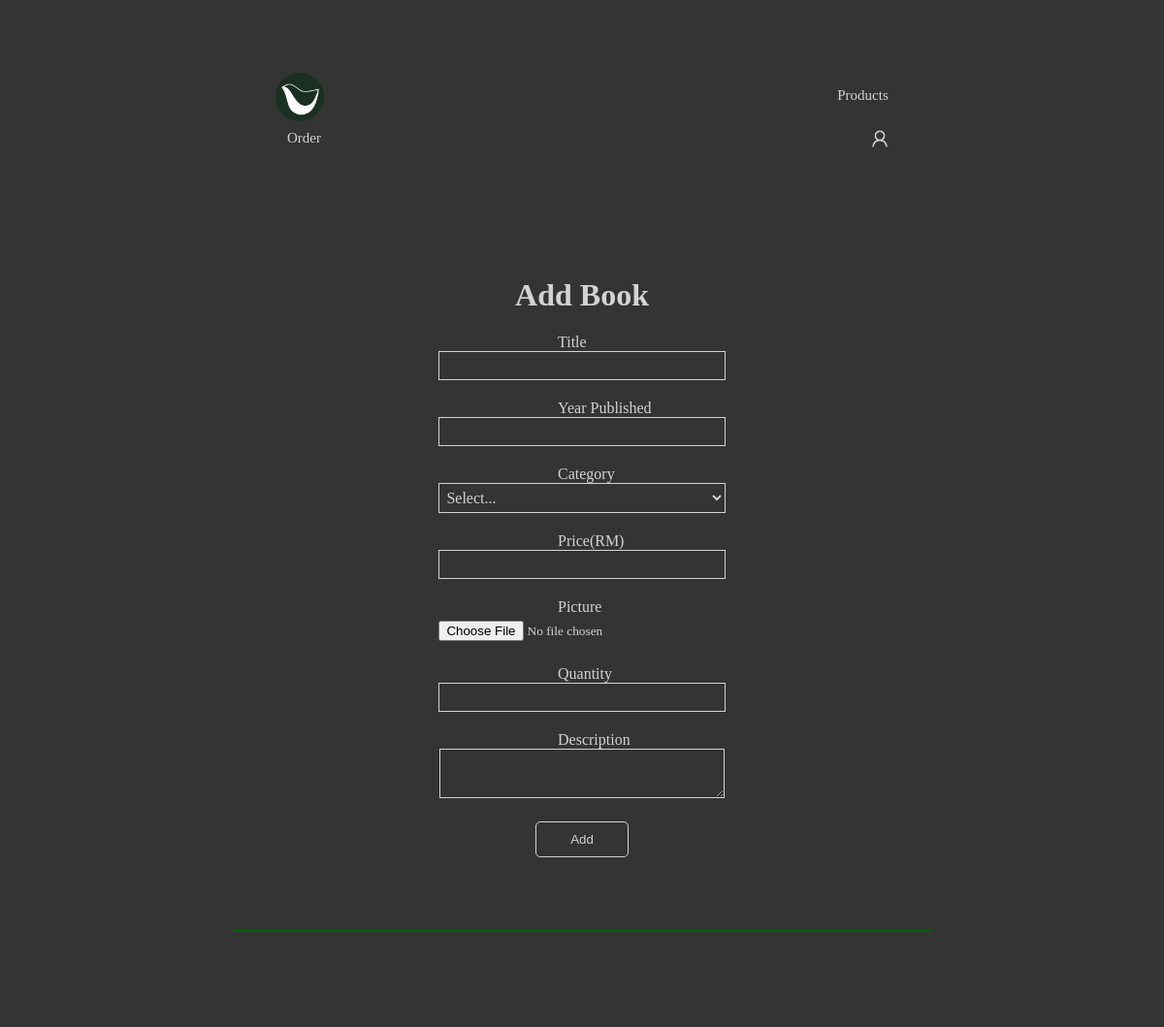
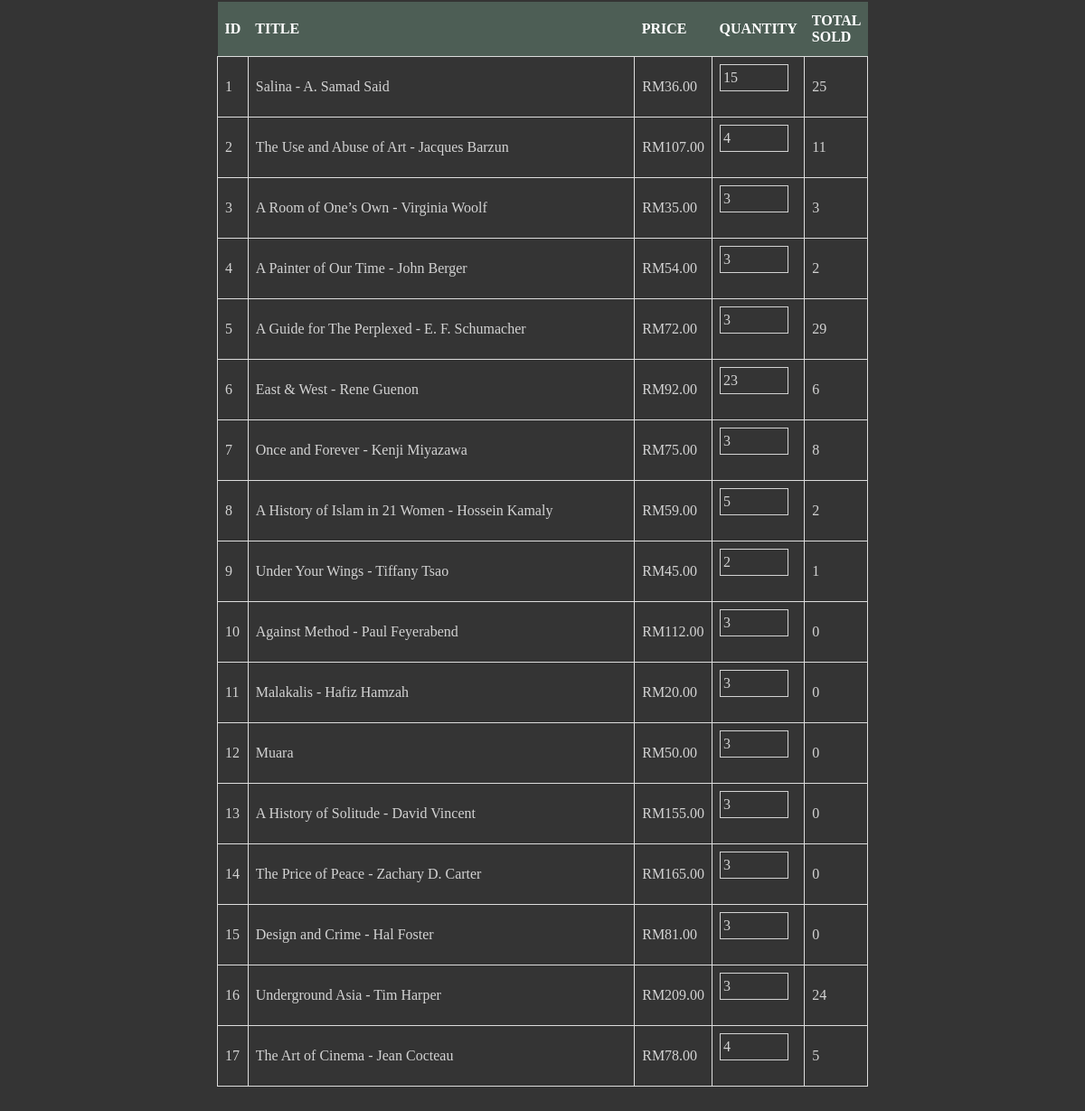
Screenshot of /manage_book.php with the database file from the repository (2 pictures, top to bottom).
### tables this page shows
CREATE TABLE `book` (
  `book_id` int(11) NOT NULL,
  `book_title` varchar(255) NOT NULL,
  `book_category` varchar(50) NOT NULL,
  `book_price` decimal(10,2) NOT NULL,
  `book_pic` varchar(100) NOT NULL,
  `book_stock` int(11) NOT NULL,
  `book_desc` longtext NOT NULL,
  `book_sold` int(11) NOT NULL,
  `book_year` int(11) NOT NULL
);

### manage_book.php (the view, shortened to what this page needs)
<?php
	include 'config.php';
?>
<!DOCTYPE html>
<html>
<head>
</head>
<body>
	<?php include 'navbarAdmin.php'; ?>
	<div class="container2">
		<form action="manage_book.php" method="POST" id="keyin" enctype="multipart/form-data">
			<h1>Add Book</h1>
			<label>Title</label><br>
			<input type="text" name="book_title"><br>
			<label>Year Published</label><br>
			<input type="text" name="book_year"><br>
			<label>Category</label><br>
			<select name="book_category">
				<option>Select...</option>
			</select><br>
			<label>Price(RM)</label><br>
			<input type="text" name="book_price"><br>
			<label>Picture</label><br>
			<input type="file" name="file"><br>
			<label>Quantity</label><br>
			<input type="number" name="book_stock" min="1"><br>
			<label>Description</label><br>
			<textarea name="book_desc" rows="3"></textarea><br>
			<input type="submit" name="submit" value="Add">
		</form>
	</div>
	<form method="POST" action="manage_book.php">
		<div class="container">
			<?php
			$ind = 0;
				echo "<table id='book'>";
				$query = mysqli_query($link,"SELECT * FROM book");?>
					<tr>
						<th>ID</th>
						<th style="width: 100%;">TITLE</th>
						<th>PRICE</th>
						<th>QUANTITY</th>
						<th>TOTAL SOLD</th>
					</tr><?php
				while($row = mysqli_fetch_assoc($query)){
					$id = $row['book_id'];
					$title = $row['book_title'];
					$price = $row['book_price'];
					$quantity = $row['book_stock'];
					$sold = $row['book_sold'];
					$ind += 1?>
						<tr>
							<td><?php echo "$ind";?><input type="hidden" name="book_id" value="<?php echo $id ?>"></td>
							<td><?php echo "$title";?></td>
							<td>RM<?php echo "$price";?></td>
							<td>
								<form method="POST">
									<?php echo "<input type='number' onchange='this.form.submit()' name='book_stock' value='$quantity'>";?>
								</form>
							</td>
							<td><?php echo "$sold";?></td>
						</tr><?php
				}echo "</table>";
			?>
		</div>
	</form>
</body>
</html>

### navbarAdmin.php (shortened to what this page needs)
<!DOCTYPE html>
<html>
<head>
</head>
<body>
	<body>
	<div class="navbar">
		<a href="index.php"><img id="logo" src="image/ahgase3.png"></a>
		<a id="home" href="manage_book.php">Products</a>
		<a id="au" href="manageCust_order.php">Order</a>
		<div class="dropdown">
		    <img class="dropbtn" onclick="myFunction()" id="icon" src="image/admin.png">
		  </div>
	</div>
</body>
</html>

### rows the page displays
book: book_title "Salina - A. Samad Said", book_price "36.00", book_stock "15", book_sold "25"
book: book_title "The Use and Abuse of Art - Jacques Barzun", book_price "107.00", book_stock "4", book_sold "11"
book: book_title "A Room of One’s Own - Virginia Woolf", book_price "35.00", book_stock "3", book_sold "3"
book: book_title "A Painter of Our Time - John Berger", book_price "54.00", book_stock "3", book_sold "2"
book: book_title "A Guide for The Perplexed - E. F. Schumacher", book_price "72.00", book_stock "3", book_sold "29"
book: book_title "East & West - Rene Guenon", book_price "92.00", book_stock "23", book_sold "6"
book: book_title "Once and Forever - Kenji Miyazawa", book_price "75.00", book_stock "3", book_sold "8"
book: book_title "A History of Islam in 21 Women - Hossein Kamaly", book_price "59.00", book_stock "5", book_sold "2"
book: book_title "Under Your Wings - Tiffany Tsao", book_price "45.00", book_stock "2", book_sold "1"
book: book_title "Against Method - Paul Feyerabend", book_price "112.00", book_stock "3", book_sold "0"
book: book_title "Malakalis - Hafiz Hamzah", book_price "20.00", book_stock "3", book_sold "0"
book: book_title "Muara", book_price "50.00", book_stock "3", book_sold "0"
book: book_title "A History of Solitude - David Vincent", book_price "155.00", book_stock "3", book_sold "0"
book: book_title "The Price of Peace - Zachary D. Carter", book_price "165.00", book_stock "3", book_sold "0"
book: book_title "Design and Crime - Hal Foster", book_price "81.00", book_stock "3", book_sold "0"
book: book_title "Underground Asia - Tim Harper", book_price "209.00", book_stock "3", book_sold "24"
book: book_title "The Art of Cinema - Jean Cocteau", book_price "78.00", book_stock "4", book_sold "5"
